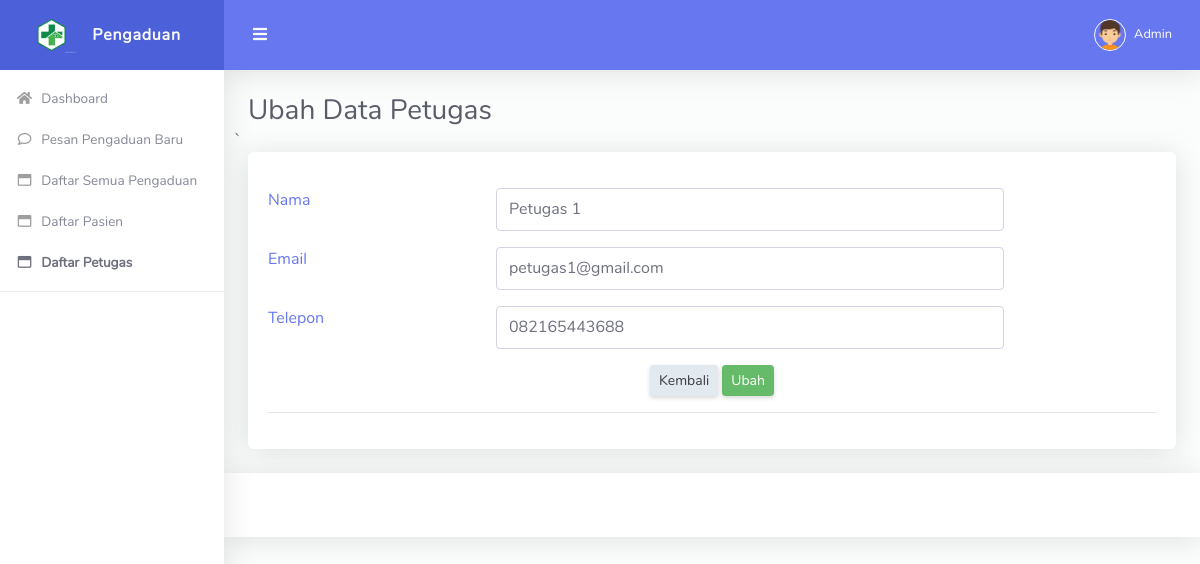
Screenshot of /admin/ubah-petugas.php?id=6 (signed in) with the database file from the repository.
### tables this page shows
CREATE TABLE `tbl_petugas` (
  `id_petugas` int NOT NULL,
  `nama` varchar(90) NOT NULL,
  `email` varchar(50) NOT NULL,
  `telepon` varchar(16) NOT NULL,
  `password` varchar(150) NOT NULL,
  `level` enum('Admin','Petugas') NOT NULL
);

### admin/ubah-petugas.php (the view, shortened to what this page needs)
<?php
  include '../koneksi.php';
  $id = $_GET['id'];
  $data = mysqli_query($koneksi,"select * from tbl_petugas where id_petugas='$id'");
  $row = mysqli_fetch_array($data)
?>
<!DOCTYPE html>
<html lang="en">
<head>
  <link href="../vendor/fontawesome-free/css/all.min.css" rel="stylesheet" type="text/css">
  <link href="../vendor/bootstrap/css/bootstrap.min.css" rel="stylesheet" type="text/css">
  <link href="../css/ruang-admin.min.css" rel="stylesheet">
  <link href="../vendor/datatables/dataTables.bootstrap4.css"  rel="stylesheet" type="text/css">
</head>
<body id="page-top">
  <div id="wrapper">
    <ul class="navbar-nav sidebar sidebar-light accordion" id="accordionSidebar">
      <a class="sidebar-brand d-flex align-items-center justify-content-center" href="index.php">
        <div class="sidebar-brand-icon">
          <img src="../img/logo/logo2.png">
        </div>
        <div class="sidebar-brand-text mx-3">Pengaduan</div>
      </a>
      <?php include "menu.php"; ?>
      <hr class="sidebar-divider">
    </ul>
    <div id="content-wrapper" class="d-flex flex-column">
      <div id="content">
        <nav class="navbar navbar-expand navbar-light bg-navbar topbar mb-4 static-top">
          <button id="sidebarToggleTop" class="btn btn-link rounded-circle mr-3">
            <i class="fa fa-bars"></i>
          </button>
          <ul class="navbar-nav ml-auto">
            <li class="nav-item dropdown no-arrow">
              <a class="nav-link dropdown-toggle" href="#" id="userDropdown" role="button" data-toggle="dropdown"
                aria-haspopup="true" aria-expanded="false">
                <img class="img-profile rounded-circle" src="../img/boy.png" style="max-width: 60px">
                <span class="ml-2 d-none d-lg-inline text-white small"><?php echo $_SESSION['nama']; ?></span>
              </a>
            </li>
          </ul>
        </nav>
        <div class="container-fluid" id="container-wrapper">
          <div class="d-sm-flex align-items-center justify-content-between mb-0">
            <h1 class="h3 mb-0 text-gray-800">Ubah Data Petugas</h1>
          </div>
          <div class="row">
         ` <div class="col-lg-12">
              <div class="card mb-4">
                <div class="card-body">
                  <form action="update-petugas.php" method="post" enctype="multipart/form-data">
                    <div class="form-group row">
                      <div class="col-lg-3">
                        <label for="tgl" class="text-primary">Nama</label>
                      </div>
                      <div class="col-lg-7">
                       <input type="text" value="<?php echo $row['nama'] ;?>" name="nama" class="form-control"/>
                      </div>
                    </div>
                    <div class="form-group row">
                      <div class="col-lg-3">
                        <label for="tgl" class="text-primary">Email</label>
                      </div>
                      <div class="col-lg-7">
                      <input type="text" value="<?php echo $row['email'] ;?>" name="email" class="form-control"/>
                      </div>
                    </div>
                    <div class="form-group row">
                      <div class="col-lg-3">
                       <label for="subjek" class="text-primary">Telepon</label>
                      </div>
                      <div class="col-lg-7">
                      <input type="text" value="<?php echo $row['telepon'] ;?>" name="telepon" class="form-control"/>
                      </div>
                    </div>
                    <center>
                    <a class='btn btn-sm btn-light' href='daftar-petugas.php'> Kembali </a>
                    <button type="submit" name="ubah" class='btn btn-sm btn-success'> Ubah </button>
                    </center>
                    <hr>
                  </form>
                </div>
              </div>
          </div>
        </div>
      </div>
      <footer class="sticky-footer bg-white">
      </footer>
    </div>
  </div>
</body>
</html>

### rows the page displays
tbl_petugas: nama "Petugas 1", email "petugas1@gmail.com", telepon "082165443688"

### other values shown
$_SESSION['nama'] "Admin"
